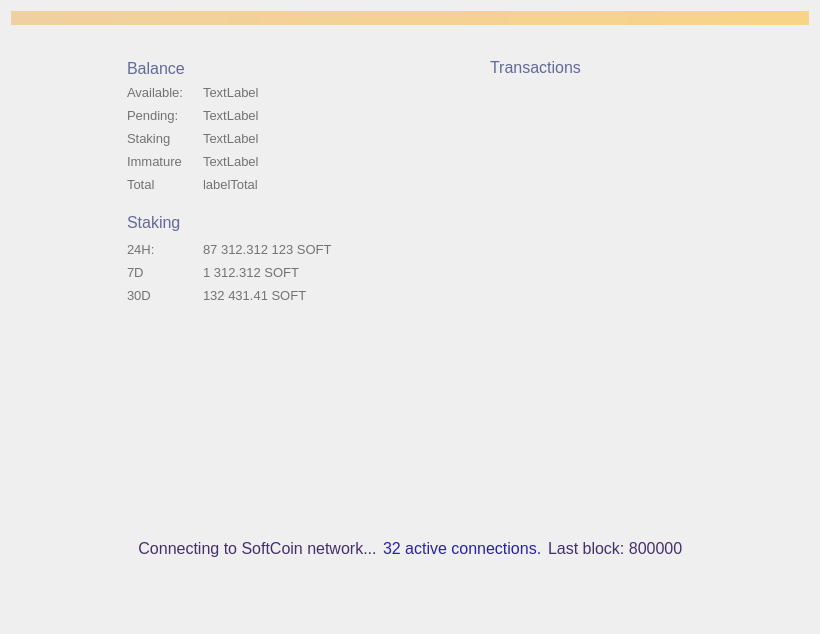
<?xml version="1.0" encoding="UTF-8"?>
<ui version="4.0">
 <class>OverviewPage</class>
 <widget class="QWidget" name="OverviewPage">
  <property name="geometry">
   <rect>
    <x>0</x>
    <y>0</y>
    <width>820</width>
    <height>634</height>
   </rect>
  </property>
  <property name="sizePolicy">
   <sizepolicy hsizetype="MinimumExpanding" vsizetype="MinimumExpanding">
    <horstretch>0</horstretch>
    <verstretch>0</verstretch>
   </sizepolicy>
  </property>
  <property name="maximumSize">
   <size>
    <width>16777215</width>
    <height>16777215</height>
   </size>
  </property>
  <property name="windowTitle">
   <string>Form</string>
  </property>
  <property name="styleSheet">
   <string notr="true"/>
  </property>
  <layout class="QVBoxLayout" name="topLayout">
   <item>
    <widget class="QLabel" name="labelAlerts">
     <property name="visible">
      <bool>false</bool>
     </property>
     <property name="styleSheet">
      <string notr="true">background-color: qlineargradient(x1: 0, y1: 0, x2: 1, y2: 0, stop:0 #F0D0A0, stop:1 #F8D488); color:#000000;</string>
     </property>
     <property name="wordWrap">
      <bool>true</bool>
     </property>
     <property name="margin">
      <number>3</number>
     </property>
    </widget>
   </item>
   <item>
    <spacer name="verticalSpacer">
     <property name="orientation">
      <enum>Qt::Vertical</enum>
     </property>
     <property name="sizeType">
      <enum>QSizePolicy::Fixed</enum>
     </property>
     <property name="sizeHint" stdset="0">
      <size>
       <width>20</width>
       <height>20</height>
      </size>
     </property>
    </spacer>
   </item>
   <item>
    <layout class="QHBoxLayout" name="horizontalLayout_2">
     <property name="sizeConstraint">
      <enum>QLayout::SetMinimumSize</enum>
     </property>
     <item>
      <spacer name="horizontalSpacer">
       <property name="orientation">
        <enum>Qt::Horizontal</enum>
       </property>
       <property name="sizeType">
        <enum>QSizePolicy::Fixed</enum>
       </property>
       <property name="sizeHint" stdset="0">
        <size>
         <width>100</width>
         <height>20</height>
        </size>
       </property>
      </spacer>
     </item>
     <item>
      <layout class="QVBoxLayout" name="verticalLayout_2">
       <property name="sizeConstraint">
        <enum>QLayout::SetNoConstraint</enum>
       </property>
       <property name="leftMargin">
        <number>16</number>
       </property>
       <property name="topMargin">
        <number>7</number>
       </property>
       <property name="rightMargin">
        <number>16</number>
       </property>
       <property name="bottomMargin">
        <number>16</number>
       </property>
       <item>
        <layout class="QHBoxLayout" name="horizontalLayout_3">
         <property name="spacing">
          <number>0</number>
         </property>
         <item>
          <widget class="QLabel" name="label_4">
           <property name="sizePolicy">
            <sizepolicy hsizetype="Minimum" vsizetype="Preferred">
             <horstretch>0</horstretch>
             <verstretch>0</verstretch>
            </sizepolicy>
           </property>
           <property name="font">
            <font>
             <pointsize>-1</pointsize>
            </font>
           </property>
           <property name="styleSheet">
            <string notr="true">color: #616998; text-transform: uppercase; font-size: 16px</string>
           </property>
           <property name="text">
            <string>Balance</string>
           </property>
          </widget>
         </item>
         <item>
          <spacer name="horizontalSpacer_11">
           <property name="orientation">
            <enum>Qt::Horizontal</enum>
           </property>
           <property name="sizeType">
            <enum>QSizePolicy::Maximum</enum>
           </property>
           <property name="sizeHint" stdset="0">
            <size>
             <width>10</width>
             <height>20</height>
            </size>
           </property>
          </spacer>
         </item>
         <item>
          <widget class="QPushButton" name="labelWalletStatus">
           <property name="maximumSize">
            <size>
             <width>22</width>
             <height>22</height>
            </size>
           </property>
           <property name="baseSize">
            <size>
             <width>22</width>
             <height>22</height>
            </size>
           </property>
           <property name="styleSheet">
            <string notr="true">border: 0</string>
           </property>
           <property name="text">
            <string/>
           </property>
           <property name="flat">
            <bool>true</bool>
           </property>
          </widget>
         </item>
         <item>
          <spacer name="horizontalSpacer_10">
           <property name="orientation">
            <enum>Qt::Horizontal</enum>
           </property>
           <property name="sizeHint" stdset="0">
            <size>
             <width>40</width>
             <height>20</height>
            </size>
           </property>
          </spacer>
         </item>
        </layout>
       </item>
       <item>
        <layout class="QHBoxLayout" name="horizontalLayout_4">
         <item>
          <layout class="QFormLayout" name="formLayout">
           <property name="sizeConstraint">
            <enum>QLayout::SetNoConstraint</enum>
           </property>
           <property name="labelAlignment">
            <set>Qt::AlignLeading|Qt::AlignLeft|Qt::AlignVCenter</set>
           </property>
           <property name="verticalSpacing">
            <number>-1</number>
           </property>
           <item row="0" column="0">
            <widget class="QLabel" name="label_5">
             <property name="sizePolicy">
              <sizepolicy hsizetype="Minimum" vsizetype="Preferred">
               <horstretch>0</horstretch>
               <verstretch>0</verstretch>
              </sizepolicy>
             </property>
             <property name="minimumSize">
              <size>
               <width>70</width>
               <height>17</height>
              </size>
             </property>
             <property name="maximumSize">
              <size>
               <width>70</width>
               <height>17</height>
              </size>
             </property>
             <property name="font">
              <font>
               <pointsize>10</pointsize>
               <weight>50</weight>
               <bold>false</bold>
               <stylestrategy>PreferAntialias</stylestrategy>
              </font>
             </property>
             <property name="styleSheet">
              <string notr="true">color: #727272</string>
             </property>
             <property name="text">
              <string>Available:</string>
             </property>
             <property name="alignment">
              <set>Qt::AlignLeading|Qt::AlignLeft|Qt::AlignVCenter</set>
             </property>
            </widget>
           </item>
           <item row="0" column="1">
            <widget class="QLabel" name="labelBalance">
             <property name="font">
              <font>
               <pointsize>10</pointsize>
               <weight>50</weight>
               <bold>false</bold>
               <stylestrategy>PreferAntialias</stylestrategy>
              </font>
             </property>
             <property name="styleSheet">
              <string notr="true">color: #727272</string>
             </property>
             <property name="text">
              <string>TextLabel</string>
             </property>
             <property name="alignment">
              <set>Qt::AlignLeading|Qt::AlignLeft|Qt::AlignVCenter</set>
             </property>
            </widget>
           </item>
           <item row="1" column="0">
            <widget class="QLabel" name="label_7">
             <property name="sizePolicy">
              <sizepolicy hsizetype="Minimum" vsizetype="Preferred">
               <horstretch>0</horstretch>
               <verstretch>0</verstretch>
              </sizepolicy>
             </property>
             <property name="minimumSize">
              <size>
               <width>70</width>
               <height>17</height>
              </size>
             </property>
             <property name="maximumSize">
              <size>
               <width>70</width>
               <height>17</height>
              </size>
             </property>
             <property name="font">
              <font>
               <pointsize>10</pointsize>
               <weight>50</weight>
               <bold>false</bold>
               <stylestrategy>PreferAntialias</stylestrategy>
              </font>
             </property>
             <property name="styleSheet">
              <string notr="true">color: #727272</string>
             </property>
             <property name="text">
              <string>Pending:</string>
             </property>
             <property name="alignment">
              <set>Qt::AlignLeading|Qt::AlignLeft|Qt::AlignVCenter</set>
             </property>
            </widget>
           </item>
           <item row="1" column="1">
            <widget class="QLabel" name="labelUnconfirmed">
             <property name="font">
              <font>
               <pointsize>10</pointsize>
               <weight>50</weight>
               <bold>false</bold>
               <stylestrategy>PreferAntialias</stylestrategy>
              </font>
             </property>
             <property name="styleSheet">
              <string notr="true">color: #727272</string>
             </property>
             <property name="text">
              <string>TextLabel</string>
             </property>
             <property name="alignment">
              <set>Qt::AlignLeading|Qt::AlignLeft|Qt::AlignVCenter</set>
             </property>
            </widget>
           </item>
           <item row="3" column="0">
            <widget class="QLabel" name="labelImmatureText">
             <property name="sizePolicy">
              <sizepolicy hsizetype="Minimum" vsizetype="Preferred">
               <horstretch>0</horstretch>
               <verstretch>0</verstretch>
              </sizepolicy>
             </property>
             <property name="minimumSize">
              <size>
               <width>70</width>
               <height>17</height>
              </size>
             </property>
             <property name="maximumSize">
              <size>
               <width>70</width>
               <height>17</height>
              </size>
             </property>
             <property name="font">
              <font>
               <pointsize>10</pointsize>
               <weight>50</weight>
               <bold>false</bold>
               <stylestrategy>PreferAntialias</stylestrategy>
              </font>
             </property>
             <property name="styleSheet">
              <string notr="true">color: #727272</string>
             </property>
             <property name="text">
              <string>Immature</string>
             </property>
             <property name="alignment">
              <set>Qt::AlignLeading|Qt::AlignLeft|Qt::AlignVCenter</set>
             </property>
            </widget>
           </item>
           <item row="3" column="1">
            <widget class="QLabel" name="labelImmature">
             <property name="font">
              <font>
               <pointsize>10</pointsize>
               <weight>50</weight>
               <bold>false</bold>
               <stylestrategy>PreferAntialias</stylestrategy>
              </font>
             </property>
             <property name="styleSheet">
              <string notr="true">color: #727272</string>
             </property>
             <property name="text">
              <string>TextLabel</string>
             </property>
             <property name="alignment">
              <set>Qt::AlignLeading|Qt::AlignLeft|Qt::AlignVCenter</set>
             </property>
            </widget>
           </item>
           <item row="4" column="0">
            <widget class="QLabel" name="label_8">
             <property name="sizePolicy">
              <sizepolicy hsizetype="Minimum" vsizetype="Preferred">
               <horstretch>0</horstretch>
               <verstretch>0</verstretch>
              </sizepolicy>
             </property>
             <property name="minimumSize">
              <size>
               <width>70</width>
               <height>17</height>
              </size>
             </property>
             <property name="maximumSize">
              <size>
               <width>70</width>
               <height>17</height>
              </size>
             </property>
             <property name="font">
              <font>
               <pointsize>10</pointsize>
               <weight>50</weight>
               <bold>false</bold>
               <stylestrategy>PreferAntialias</stylestrategy>
              </font>
             </property>
             <property name="styleSheet">
              <string notr="true">color: #727272</string>
             </property>
             <property name="text">
              <string>Total</string>
             </property>
             <property name="alignment">
              <set>Qt::AlignLeading|Qt::AlignLeft|Qt::AlignVCenter</set>
             </property>
            </widget>
           </item>
           <item row="4" column="1">
            <widget class="QLabel" name="labelTotal">
             <property name="font">
              <font>
               <pointsize>10</pointsize>
               <weight>50</weight>
               <bold>false</bold>
               <stylestrategy>PreferAntialias</stylestrategy>
              </font>
             </property>
             <property name="styleSheet">
              <string notr="true">color: #727272</string>
             </property>
             <property name="text">
              <string>labelTotal</string>
             </property>
             <property name="alignment">
              <set>Qt::AlignLeading|Qt::AlignLeft|Qt::AlignVCenter</set>
             </property>
            </widget>
           </item>
           <item row="2" column="1">
            <widget class="QLabel" name="labelStaking">
             <property name="font">
              <font>
               <pointsize>10</pointsize>
               <weight>50</weight>
               <bold>false</bold>
               <stylestrategy>PreferAntialias</stylestrategy>
              </font>
             </property>
             <property name="styleSheet">
              <string notr="true">color: #727272</string>
             </property>
             <property name="text">
              <string>TextLabel</string>
             </property>
             <property name="alignment">
              <set>Qt::AlignLeading|Qt::AlignLeft|Qt::AlignVCenter</set>
             </property>
            </widget>
           </item>
           <item row="2" column="0">
            <widget class="QLabel" name="labelStakingText">
             <property name="sizePolicy">
              <sizepolicy hsizetype="Minimum" vsizetype="Preferred">
               <horstretch>0</horstretch>
               <verstretch>0</verstretch>
              </sizepolicy>
             </property>
             <property name="minimumSize">
              <size>
               <width>70</width>
               <height>17</height>
              </size>
             </property>
             <property name="maximumSize">
              <size>
               <width>70</width>
               <height>17</height>
              </size>
             </property>
             <property name="font">
              <font>
               <pointsize>10</pointsize>
               <weight>50</weight>
               <bold>false</bold>
               <stylestrategy>PreferAntialias</stylestrategy>
              </font>
             </property>
             <property name="styleSheet">
              <string notr="true">color: #727272</string>
             </property>
             <property name="text">
              <string>Staking</string>
             </property>
             <property name="alignment">
              <set>Qt::AlignLeading|Qt::AlignLeft|Qt::AlignVCenter</set>
             </property>
            </widget>
           </item>
          </layout>
         </item>
         <item>
          <spacer name="horizontalSpacer_4">
           <property name="orientation">
            <enum>Qt::Horizontal</enum>
           </property>
           <property name="sizeHint" stdset="0">
            <size>
             <width>40</width>
             <height>20</height>
            </size>
           </property>
          </spacer>
         </item>
        </layout>
       </item>
       <item>
        <spacer name="verticalSpacer_5">
         <property name="orientation">
          <enum>Qt::Vertical</enum>
         </property>
         <property name="sizeType">
          <enum>QSizePolicy::Maximum</enum>
         </property>
         <property name="sizeHint" stdset="0">
          <size>
           <width>20</width>
           <height>10</height>
          </size>
         </property>
        </spacer>
       </item>
       <item>
        <layout class="QHBoxLayout" name="horizontalLayout_7">
         <property name="spacing">
          <number>0</number>
         </property>
         <item>
          <widget class="QLabel" name="label_11">
           <property name="font">
            <font>
             <pointsize>-1</pointsize>
            </font>
           </property>
           <property name="styleSheet">
            <string notr="true">color: #616998; text-transform: uppercase; font-size: 16px</string>
           </property>
           <property name="text">
            <string>Staking</string>
           </property>
           <property name="alignment">
            <set>Qt::AlignLeading|Qt::AlignLeft|Qt::AlignVCenter</set>
           </property>
          </widget>
         </item>
         <item>
          <spacer name="horizontalSpacer_8">
           <property name="orientation">
            <enum>Qt::Horizontal</enum>
           </property>
           <property name="sizeType">
            <enum>QSizePolicy::Maximum</enum>
           </property>
           <property name="sizeHint" stdset="0">
            <size>
             <width>10</width>
             <height>20</height>
            </size>
           </property>
          </spacer>
         </item>
         <item>
          <widget class="QPushButton" name="unlockStakingButton">
           <property name="minimumSize">
            <size>
             <width>26</width>
             <height>26</height>
            </size>
           </property>
           <property name="maximumSize">
            <size>
             <width>26</width>
             <height>26</height>
            </size>
           </property>
           <property name="styleSheet">
            <string notr="true">border: 0</string>
           </property>
           <property name="text">
            <string/>
           </property>
          </widget>
         </item>
         <item>
          <spacer name="horizontalSpacer_9">
           <property name="orientation">
            <enum>Qt::Horizontal</enum>
           </property>
           <property name="sizeHint" stdset="0">
            <size>
             <width>40</width>
             <height>20</height>
            </size>
           </property>
          </spacer>
         </item>
        </layout>
       </item>
       <item>
        <layout class="QHBoxLayout" name="horizontalLayout_6">
         <item>
          <layout class="QFormLayout" name="formLayout_2">
           <property name="labelAlignment">
            <set>Qt::AlignLeading|Qt::AlignLeft|Qt::AlignVCenter</set>
           </property>
           <item row="1" column="0">
            <widget class="QLabel" name="label_10">
             <property name="sizePolicy">
              <sizepolicy hsizetype="Minimum" vsizetype="Preferred">
               <horstretch>0</horstretch>
               <verstretch>0</verstretch>
              </sizepolicy>
             </property>
             <property name="minimumSize">
              <size>
               <width>70</width>
               <height>17</height>
              </size>
             </property>
             <property name="maximumSize">
              <size>
               <width>70</width>
               <height>17</height>
              </size>
             </property>
             <property name="font">
              <font>
               <pointsize>10</pointsize>
               <weight>50</weight>
               <bold>false</bold>
               <stylestrategy>PreferAntialias</stylestrategy>
              </font>
             </property>
             <property name="styleSheet">
              <string notr="true">color: #727272</string>
             </property>
             <property name="text">
              <string>24H:</string>
             </property>
             <property name="alignment">
              <set>Qt::AlignLeading|Qt::AlignLeft|Qt::AlignVCenter</set>
             </property>
            </widget>
           </item>
           <item row="1" column="1">
            <widget class="QLabel" name="label24hStakingStats">
             <property name="font">
              <font>
               <pointsize>10</pointsize>
               <weight>50</weight>
               <bold>false</bold>
               <stylestrategy>PreferAntialias</stylestrategy>
               <kerning>false</kerning>
              </font>
             </property>
             <property name="styleSheet">
              <string notr="true">color: #727272</string>
             </property>
             <property name="text">
              <string>87 312.312 123 SOFT</string>
             </property>
             <property name="alignment">
              <set>Qt::AlignLeading|Qt::AlignLeft|Qt::AlignVCenter</set>
             </property>
            </widget>
           </item>
           <item row="2" column="0">
            <widget class="QLabel" name="label_13">
             <property name="sizePolicy">
              <sizepolicy hsizetype="Minimum" vsizetype="Preferred">
               <horstretch>0</horstretch>
               <verstretch>0</verstretch>
              </sizepolicy>
             </property>
             <property name="minimumSize">
              <size>
               <width>70</width>
               <height>17</height>
              </size>
             </property>
             <property name="maximumSize">
              <size>
               <width>70</width>
               <height>17</height>
              </size>
             </property>
             <property name="font">
              <font>
               <pointsize>10</pointsize>
               <weight>50</weight>
               <bold>false</bold>
               <stylestrategy>PreferAntialias</stylestrategy>
               <kerning>false</kerning>
              </font>
             </property>
             <property name="styleSheet">
              <string notr="true">color: #727272</string>
             </property>
             <property name="text">
              <string>7D</string>
             </property>
             <property name="alignment">
              <set>Qt::AlignLeading|Qt::AlignLeft|Qt::AlignVCenter</set>
             </property>
            </widget>
           </item>
           <item row="2" column="1">
            <widget class="QLabel" name="label7dStakingStats">
             <property name="font">
              <font>
               <pointsize>10</pointsize>
               <weight>50</weight>
               <bold>false</bold>
               <stylestrategy>PreferAntialias</stylestrategy>
               <kerning>false</kerning>
              </font>
             </property>
             <property name="styleSheet">
              <string notr="true">color: #727272</string>
             </property>
             <property name="text">
              <string>1 312.312 SOFT</string>
             </property>
             <property name="alignment">
              <set>Qt::AlignLeading|Qt::AlignLeft|Qt::AlignVCenter</set>
             </property>
            </widget>
           </item>
           <item row="3" column="0">
            <widget class="QLabel" name="label_14">
             <property name="sizePolicy">
              <sizepolicy hsizetype="Minimum" vsizetype="Preferred">
               <horstretch>0</horstretch>
               <verstretch>0</verstretch>
              </sizepolicy>
             </property>
             <property name="minimumSize">
              <size>
               <width>70</width>
               <height>17</height>
              </size>
             </property>
             <property name="maximumSize">
              <size>
               <width>70</width>
               <height>17</height>
              </size>
             </property>
             <property name="font">
              <font>
               <pointsize>10</pointsize>
               <weight>50</weight>
               <bold>false</bold>
               <stylestrategy>PreferAntialias</stylestrategy>
               <kerning>false</kerning>
              </font>
             </property>
             <property name="styleSheet">
              <string notr="true">color: #727272</string>
             </property>
             <property name="text">
              <string>30D</string>
             </property>
             <property name="alignment">
              <set>Qt::AlignLeading|Qt::AlignLeft|Qt::AlignVCenter</set>
             </property>
            </widget>
           </item>
           <item row="3" column="1">
            <widget class="QLabel" name="label30dStakingStats">
             <property name="font">
              <font>
               <pointsize>10</pointsize>
               <weight>50</weight>
               <bold>false</bold>
               <stylestrategy>PreferAntialias</stylestrategy>
               <kerning>false</kerning>
              </font>
             </property>
             <property name="styleSheet">
              <string notr="true">color: #727272</string>
             </property>
             <property name="text">
              <string>132 431.41 SOFT</string>
             </property>
             <property name="alignment">
              <set>Qt::AlignLeading|Qt::AlignLeft|Qt::AlignVCenter</set>
             </property>
            </widget>
           </item>
          </layout>
         </item>
         <item>
          <spacer name="horizontalSpacer_7">
           <property name="orientation">
            <enum>Qt::Horizontal</enum>
           </property>
           <property name="sizeHint" stdset="0">
            <size>
             <width>40</width>
             <height>20</height>
            </size>
           </property>
          </spacer>
         </item>
        </layout>
       </item>
       <item>
        <widget class="QLabel" name="stakingStatusLabel">
         <property name="sizePolicy">
          <sizepolicy hsizetype="Expanding" vsizetype="Preferred">
           <horstretch>0</horstretch>
           <verstretch>0</verstretch>
          </sizepolicy>
         </property>
         <property name="minimumSize">
          <size>
           <width>235</width>
           <height>0</height>
          </size>
         </property>
         <property name="maximumSize">
          <size>
           <width>235</width>
           <height>16777215</height>
          </size>
         </property>
         <property name="styleSheet">
          <string notr="true">color: #616998;  font-size: 13px; margin-top:6px</string>
         </property>
         <property name="text">
          <string/>
         </property>
         <property name="wordWrap">
          <bool>true</bool>
         </property>
        </widget>
       </item>
       <item>
        <widget class="QLabel" name="votingStatusLabel">
         <property name="sizePolicy">
          <sizepolicy hsizetype="Expanding" vsizetype="Preferred">
           <horstretch>0</horstretch>
           <verstretch>0</verstretch>
          </sizepolicy>
         </property>
         <property name="minimumSize">
          <size>
           <width>235</width>
           <height>0</height>
          </size>
         </property>
         <property name="maximumSize">
          <size>
           <width>235</width>
           <height>16777215</height>
          </size>
         </property>
         <property name="styleSheet">
          <string notr="true">color: #616998;  font-size: 13px; margin-top:6px</string>
         </property>
         <property name="text">
          <string/>
         </property>
         <property name="wordWrap">
          <bool>true</bool>
         </property>
        </widget>
       </item>
       <item>
        <spacer name="verticalSpacer_4">
         <property name="orientation">
          <enum>Qt::Vertical</enum>
         </property>
         <property name="sizeHint" stdset="0">
          <size>
           <width>20</width>
           <height>40</height>
          </size>
         </property>
        </spacer>
       </item>
      </layout>
     </item>
     <item>
      <spacer name="horizontalSpacer_2">
       <property name="orientation">
        <enum>Qt::Horizontal</enum>
       </property>
       <property name="sizeType">
        <enum>QSizePolicy::Fixed</enum>
       </property>
       <property name="sizeHint" stdset="0">
        <size>
         <width>80</width>
         <height>20</height>
        </size>
       </property>
      </spacer>
     </item>
     <item>
      <layout class="QVBoxLayout" name="verticalLayout_3">
       <property name="leftMargin">
        <number>16</number>
       </property>
       <property name="topMargin">
        <number>7</number>
       </property>
       <property name="rightMargin">
        <number>16</number>
       </property>
       <property name="bottomMargin">
        <number>16</number>
       </property>
       <item>
        <layout class="QVBoxLayout" name="verticalLayout_4">
         <item>
          <layout class="QHBoxLayout" name="horizontalLayout_5">
           <item>
            <widget class="QLabel" name="label_12">
             <property name="sizePolicy">
              <sizepolicy hsizetype="Preferred" vsizetype="Maximum">
               <horstretch>0</horstretch>
               <verstretch>0</verstretch>
              </sizepolicy>
             </property>
             <property name="maximumSize">
              <size>
               <width>16777215</width>
               <height>19</height>
              </size>
             </property>
             <property name="font">
              <font>
               <pointsize>-1</pointsize>
              </font>
             </property>
             <property name="styleSheet">
              <string notr="true">color: #616998; text-transform: uppercase; font-size: 16px;</string>
             </property>
             <property name="text">
              <string>Transactions</string>
             </property>
            </widget>
           </item>
           <item>
            <spacer name="horizontalSpacer_12">
             <property name="orientation">
              <enum>Qt::Horizontal</enum>
             </property>
             <property name="sizeHint" stdset="0">
              <size>
               <width>40</width>
               <height>20</height>
              </size>
             </property>
            </spacer>
           </item>
          </layout>
         </item>
         <item>
          <spacer name="verticalSpacer_6">
           <property name="orientation">
            <enum>Qt::Vertical</enum>
           </property>
           <property name="sizeType">
            <enum>QSizePolicy::Maximum</enum>
           </property>
           <property name="sizeHint" stdset="0">
            <size>
             <width>20</width>
             <height>4</height>
            </size>
           </property>
          </spacer>
         </item>
         <item>
          <widget class="ListView" name="listTransactions" native="true">
           <property name="styleSheet">
            <string notr="true">background: transparent;border:0</string>
           </property>
          </widget>
         </item>
        </layout>
       </item>
      </layout>
     </item>
     <item>
      <spacer name="horizontalSpacer_3">
       <property name="orientation">
        <enum>Qt::Horizontal</enum>
       </property>
       <property name="sizeType">
        <enum>QSizePolicy::Fixed</enum>
       </property>
       <property name="sizeHint" stdset="0">
        <size>
         <width>100</width>
         <height>20</height>
        </size>
       </property>
      </spacer>
     </item>
    </layout>
   </item>
   <item>
    <layout class="QHBoxLayout" name="horizontalLayout">
     <property name="sizeConstraint">
      <enum>QLayout::SetMinimumSize</enum>
     </property>
     <item>
      <spacer name="horizontalSpacer_5">
       <property name="orientation">
        <enum>Qt::Horizontal</enum>
       </property>
       <property name="sizeHint" stdset="0">
        <size>
         <width>40</width>
         <height>20</height>
        </size>
       </property>
      </spacer>
     </item>
     <item>
      <widget class="QLabel" name="statusTitle">
       <property name="sizePolicy">
        <sizepolicy hsizetype="Minimum" vsizetype="Preferred">
         <horstretch>0</horstretch>
         <verstretch>0</verstretch>
        </sizepolicy>
       </property>
       <property name="minimumSize">
        <size>
         <width>0</width>
         <height>60</height>
        </size>
       </property>
       <property name="font">
        <font>
         <pointsize>12</pointsize>
        </font>
       </property>
       <property name="styleSheet">
        <string notr="true">color: #452f6a</string>
       </property>
       <property name="text">
        <string>Connecting to SoftCoin network...</string>
       </property>
       <property name="alignment">
        <set>Qt::AlignCenter</set>
       </property>
      </widget>
     </item>
     <item>
      <widget class="QLabel" name="statusTitleConnections">
       <property name="sizePolicy">
        <sizepolicy hsizetype="Minimum" vsizetype="Preferred">
         <horstretch>0</horstretch>
         <verstretch>0</verstretch>
        </sizepolicy>
       </property>
       <property name="font">
        <font>
         <pointsize>12</pointsize>
        </font>
       </property>
       <property name="visible">
        <bool>false</bool>
       </property>
       <property name="styleSheet">
        <string notr="true">color: #2922a8</string>
       </property>
       <property name="text">
        <string>32 active connections.</string>
       </property>
      </widget>
     </item>
     <item>
      <widget class="QLabel" name="statusTitleBlocks">
       <property name="sizePolicy">
        <sizepolicy hsizetype="Minimum" vsizetype="Preferred">
         <horstretch>0</horstretch>
         <verstretch>0</verstretch>
        </sizepolicy>
       </property>
       <property name="font">
        <font>
         <pointsize>12</pointsize>
        </font>
       </property>
       <property name="visible">
        <bool>false</bool>
       </property>
       <property name="styleSheet">
        <string notr="true">color: #452f6a</string>
       </property>
       <property name="text">
        <string>Last block: 800000</string>
       </property>
      </widget>
     </item>
     <item>
      <spacer name="horizontalSpacer_6">
       <property name="orientation">
        <enum>Qt::Horizontal</enum>
       </property>
       <property name="sizeHint" stdset="0">
        <size>
         <width>40</width>
         <height>20</height>
        </size>
       </property>
      </spacer>
     </item>
    </layout>
   </item>
   <item>
    <spacer name="verticalSpacer_3">
     <property name="orientation">
      <enum>Qt::Vertical</enum>
     </property>
     <property name="sizeType">
      <enum>QSizePolicy::Fixed</enum>
     </property>
     <property name="sizeHint" stdset="0">
      <size>
       <width>20</width>
       <height>45</height>
      </size>
     </property>
    </spacer>
   </item>
  </layout>
 </widget>
 <customwidgets>
  <customwidget>
   <class>ListView</class>
   <extends>QWidget</extends>
   <header>listview.h</header>
  </customwidget>
 </customwidgets>
 <resources/>
 <connections/>
</ui>
